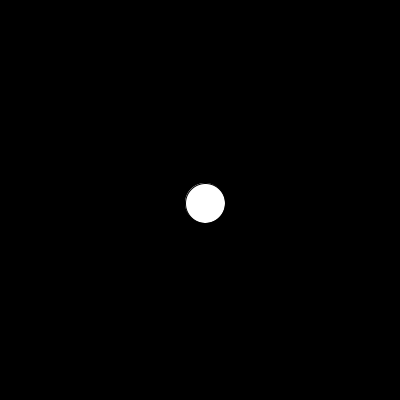
Frame 1 (no input)
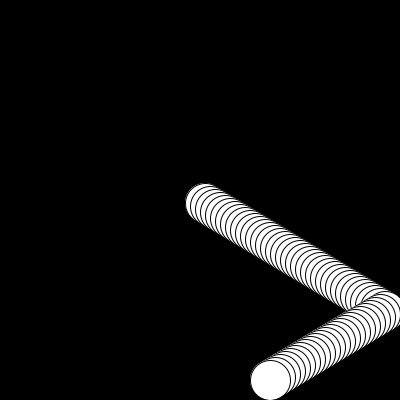
Frame 60 (the mouse pressed at the canvas centre just before this capture)
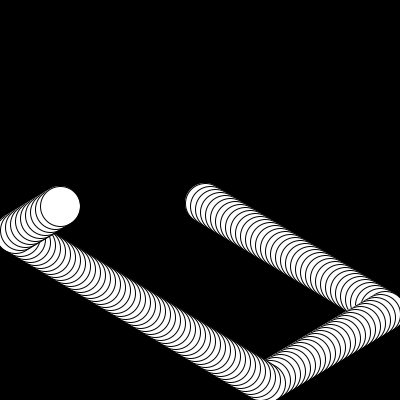
Frame 120 (the mouse held since frame 60 and released just before this capture)

The Processing sketch that drew these frames (run headless with seeded random() and noise(); from frame 60 on, the mouse is pressed at the canvas centre):

// Processing sketch: processing_154359
// ── processing_154359.pde

int x, y, xvel, yvel;
void setup()
{
  x=200;
  y=200;
  xvel=5;
  yvel=3;
  size(400,400);
  smooth();
  background(0);
  
  

}
void draw()
{
  x=x+xvel;
  y=y+yvel;
  
  if (x>width-20)
  {
  
    xvel=-xvel;
  }
  if (x<20)
  {
    xvel=-xvel;
  }
  if (y>height-20)
  {
    yvel=-yvel;
  }
  if (y<20)
  {
    yvel=-yvel;
  }
  ellipse(x, y, 40, 40);
}
